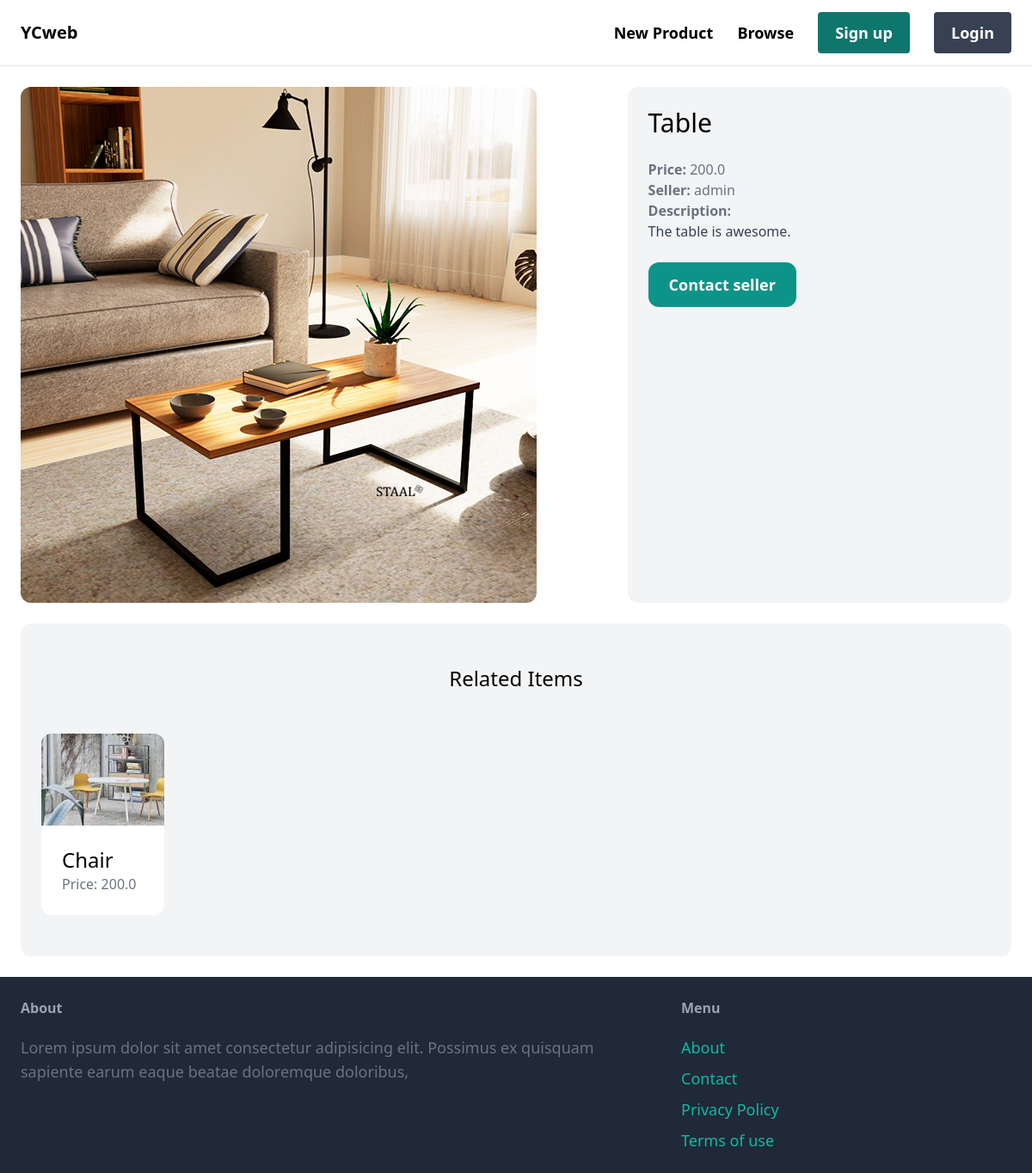
The app's page /items/4 with its own data.
### item/models.py (models this page shows, shortened)
class Item(models.Model):
    category = models.ForeignKey(Category, related_name='items', on_delete=models.CASCADE)
    name = models.CharField(max_length=255)
    description = models.TextField(blank=True, null=True)
    price = models.FloatField()
    image = models.ImageField(upload_to='item_images', blank=True, null=True)
    is_sold = models.BooleanField(default=False)
    created_by = models.ForeignKey(User, related_name='items', on_delete=models.CASCADE)
    created_at = models.DateTimeField(auto_now_add=True)

### item/views.py (the view)
# urls.py: path('<int:pk>', views.detail, name='detail'),
def detail(request, pk):
    item = get_object_or_404(Item, pk=pk)
    related_items = Item.objects.filter(category=item.category, is_sold=False).exclude(pk=pk)[0:3]
    return render(request, 'item/detail.html', {
        'item': item,
        'related_items': related_items
    })

### item/templates/item/detail.html (shortened to what this page needs)
{% extends 'core/base.html' %}
{% block content %}
<div class="grid grid-cols-5 gap-6">
    <div class="col-span-3">
        <img src="{{ item.image.url }}" class="rounded-xl">
    </div>
    <div class="col-span-2 p-6 bg-gray-100 rounded-xl">
        <h1 class="mb-6 text-3xl">{{ item.name }}</h1>
        <p class="text-gray-500"><strong>Price: </strong>{{ item.price }}</p>
        <p class="text-gray-500"><strong>Seller: </strong>{{ item.created_by.username }}</p>
        {% if item.description %}
        <p class="text-gray-700">
            <strong class="text-gray-500">Description: </strong><br>
            {{ item.description }}
        </p>
        {% endif %}
        {% if request.user == item.created_by %}
            <div class="mt-6 p-6 bg-white rounded-xl">
                <p>This is your item</p>
                <a href="{% url 'item:edit' item.id %}" class="inline-block mt-6 px-6 py-3 text-lg font-semibold bg-teal-700 text-white rounded">Editar</a>
                <a href="{% url 'item:delete' item.id %}" class="inline-block mt-6 px-6 py-3 text-lg font-semibold bg-red-500 text-white rounded">Delete</a>
            </div>
        {% else %}
        <a href="{% url 'conversation:new' item.id %}" class="inline-block mt-6 px-6 py-3 text-lg font-semibold bg-teal-600 text-white rounded-xl hover:bg-teal-700">Contact seller</a>
        {% endif %}
    </div>
</div>
<div class="mt-6 px-6 py-12 bg-gray-100 rounded-xl">
    <h2 class="mb-12 text-2xl text-center">Related Items</h2>
    <div class="grid grid-cols-5 gap-2">
        {% for item in related_items %}
        <div>
            <a href="{% url 'item:detail' item.id %}">
                <div>
                    <img src={{ item.image.url }} class="rounded-t-xl w-2/3 h-auto">
                </div>
                <div class="p-6 bg-white rounded-b-xl w-2/3 h-auto">
                    <h2 class="text-2xl">{{ item.name }}</h2>
                    <p class="text-gray-500">Price: {{ item.price }}</p>
                </div>
            </a>
        </div>
        {% endfor %}
    </div>
</div>
{% endblock %}

### records on screen
Item: image (picture), name "Table", price "200.0", created_by.username "admin", description "The table is awesome."
Item: image (picture), name "Chair", price "200.0"
